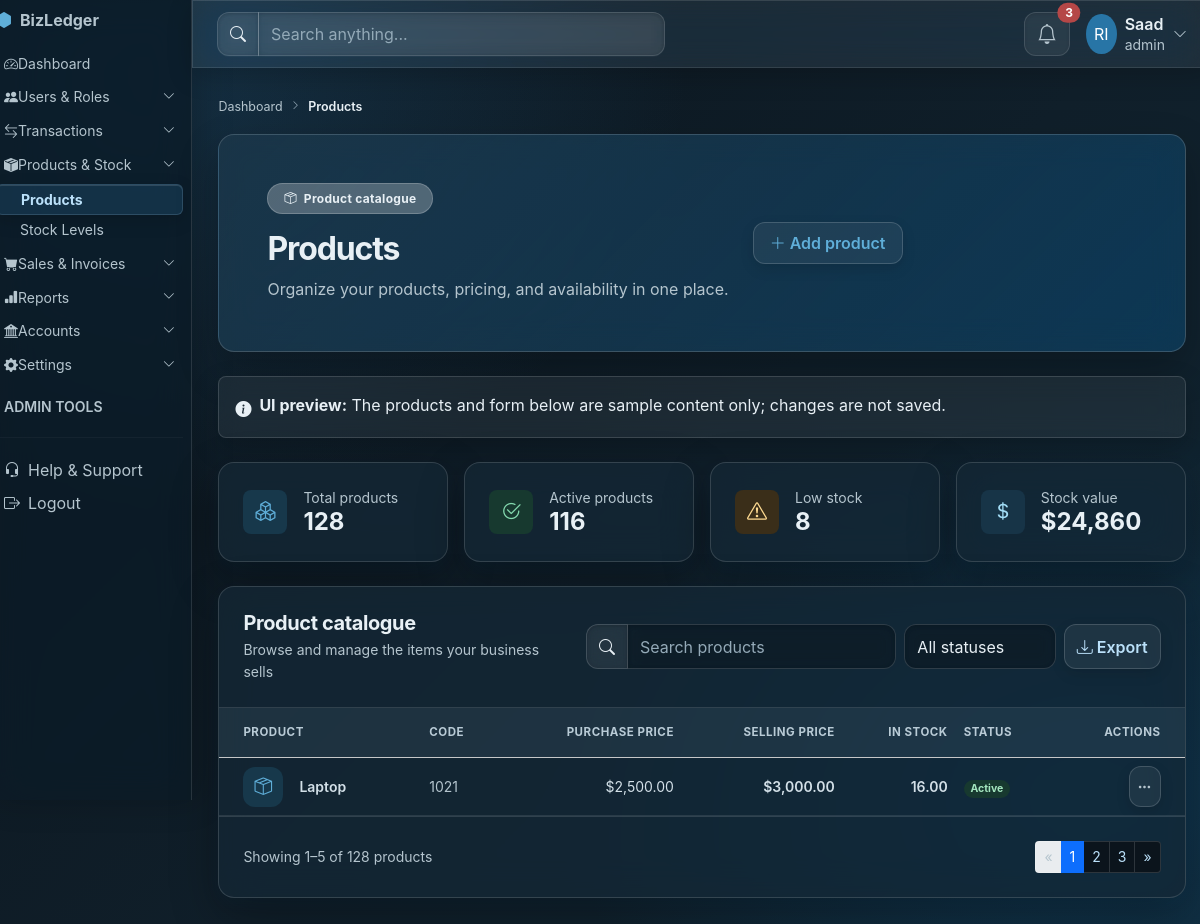
Page /admin/products.php (signed in) on the committed database.
### tables this page shows
CREATE TABLE `products` (
  `product_id` int UNSIGNED NOT NULL,
  `company_id` int UNSIGNED NOT NULL,
  `product_name` varchar(150) NOT NULL,
  `product_code` varchar(50) NOT NULL,
  `purchase_price` decimal(15,2) NOT NULL DEFAULT '0.00',
  `selling_price` decimal(15,2) NOT NULL DEFAULT '0.00',
  `current_stock` decimal(12,2) NOT NULL DEFAULT '0.00',
  `status` tinyint NOT NULL DEFAULT '1',
  `created_at` timestamp NOT NULL DEFAULT CURRENT_TIMESTAMP,
  `updated_at` timestamp NOT NULL DEFAULT CURRENT_TIMESTAMP ON UPDATE CURRENT_TIMESTAMP
);

### admin/products.php (the view, shortened to what this page needs)
<?php
include_once 'assets/db/bdconfig.php';
$company_id = (int) ($_SESSION['company_id'] ?? 1);
$products = $conn->query("SELECT * FROM products WHERE company_id = '$company_id'");
?>
<!DOCTYPE html>
<html lang="en">
<head>
    <link href="https://cdn.jsdelivr.net/npm/bootstrap@5.3.3/dist/css/bootstrap.min.css" rel="stylesheet">
    <link href="https://cdn.jsdelivr.net/npm/bootstrap-icons@1.11.3/font/bootstrap-icons.css" rel="stylesheet">
    <link href="assets/css/dashboard-shared.css" rel="stylesheet">
    <link href="assets/css/inventory.css" rel="stylesheet">
    <link href="assets/css/glassmorphism.css" rel="stylesheet">
</head>
<body class="bg-body-tertiary dashboard-page inventory-page">
    <div class="container-fluid px-0">
        <div class="row min-vh-100">
            <div class="col-lg-3 col-xl-2 p-0 bg-dark">
                <?php include 'include/adminsidebar.php'; ?>
            </div>
            <main class="col-12 col-lg-9 col-xl-10 p-0">
                <?php include 'include/adminheadbar.php'; ?>
                <div class="p-3 p-md-4 p-xl-5">
                    <nav class="inventory-breadcrumb mb-3" aria-label="Breadcrumb">
                        <a href="dashboard_admin.php" class="text-decoration-none">Dashboard</a>
                        <i class="bi bi-chevron-right mx-2" aria-hidden="true"></i>
                        <span aria-current="page">Products</span>
                    </nav>
                    <section class="inventory-hero rounded-4 shadow-sm text-white p-4 p-lg-5 mb-4">
                        <div class="d-flex flex-column flex-md-row justify-content-between align-items-md-center gap-4">
                            <div>
                                <span class="badge rounded-pill bg-white bg-opacity-25 text-white px-3 py-2 mb-3">
                                    <i class="bi bi-box-seam me-1" aria-hidden="true"></i> Product catalogue
                                </span>
                                <h1 class="h2 fw-bold mb-2">Products</h1>
                                <p class="mb-0 text-white-50">Organize your products, pricing, and availability in one place.</p>
                            </div>
                            <button class="btn btn-light text-primary fw-semibold px-3 py-2 text-nowrap" type="button" data-bs-toggle="modal" data-bs-target="#addProductModal">
                                <i class="bi bi-plus-lg me-1" aria-hidden="true"></i>Add product
                            </button>
                        </div>
                    </section>
                    <div class="alert inventory-preview-note rounded-3 d-flex align-items-start gap-2 mb-4" role="note">
                        <i class="bi bi-info-circle-fill mt-1" aria-hidden="true"></i>
                        <div><strong>UI preview:</strong> The products and form below are sample content only; changes are not saved.</div>
                    </div>
                    <section class="row g-3 mb-4" aria-label="Product summary">
                        <div class="col-12 col-sm-6 col-xl-3">
                            <article class="card inventory-stat rounded-4 h-100">
                                <div class="card-body d-flex align-items-center gap-3 p-4">
                                    <span class="inventory-stat-icon rounded-3 bg-primary-subtle text-primary"><i class="bi bi-boxes" aria-hidden="true"></i></span>
                                    <div>
                                        <div class="small text-secondary">Total products</div>
                                        <div class="h4 fw-bold mb-0">128</div>
                                    </div>
                                </div>
                            </article>
                        </div>
                        <div class="col-12 col-sm-6 col-xl-3">
                            <article class="card inventory-stat rounded-4 h-100">
                                <div class="card-body d-flex align-items-center gap-3 p-4">
                                    <span class="inventory-stat-icon rounded-3 bg-success-subtle text-success"><i class="bi bi-check2-circle" aria-hidden="true"></i></span>
                                    <div>
                                        <div class="small text-secondary">Active products</div>
                                        <div class="h4 fw-bold mb-0">116</div>
                                    </div>
                                </div>
                            </article>
                        </div>
                        <div class="col-12 col-sm-6 col-xl-3">
                            <article class="card inventory-stat rounded-4 h-100">
                                <div class="card-body d-flex align-items-center gap-3 p-4">
                                    <span class="inventory-stat-icon rounded-3 bg-warning-subtle text-warning-emphasis"><i class="bi bi-exclamation-triangle" aria-hidden="true"></i></span>
                                    <div>
                                        <div class="small text-secondary">Low stock</div>
                                        <div class="h4 fw-bold mb-0">8</div>
                                    </div>
                                </div>
                            </article>
                        </div>
                        <div class="col-12 col-sm-6 col-xl-3">
                            <article class="card inventory-stat rounded-4 h-100">
                                <div class="card-body d-flex align-items-center gap-3 p-4">
                                    <span class="inventory-stat-icon rounded-3 bg-info-subtle text-info-emphasis"><i class="bi bi-currency-dollar" aria-hidden="true"></i></span>
                                    <div>
                                        <div class="small text-secondary">Stock value</div>
                                        <div class="h4 fw-bold mb-0">$24,860</div>
                                    </div>
                                </div>
                            </article>
                        </div>
                    </section>
                    <section class="card inventory-panel rounded-4 overflow-hidden" id="product-catalog" aria-labelledby="product-list-title">
                        <div class="d-flex flex-column flex-xl-row justify-content-between align-items-xl-center gap-3 p-3 p-md-4 border-bottom">
                            <div>
                                <h2 class="h5 fw-bold mb-1" id="product-list-title">Product catalogue</h2>
                                <p class="small text-secondary mb-0">Browse and manage the items your business sells</p>
                            </div>
                            <div class="d-flex flex-column flex-sm-row gap-2 inventory-filters">
                                <label class="input-group">
                                    <span class="input-group-text bg-white"><i class="bi bi-search" aria-hidden="true"></i></span>
                                    <input class="form-control" type="search" placeholder="Search products" aria-label="Search products">
                                </label>
                                <select class="form-select" aria-label="Filter products by status">
                                    <option selected>All statuses</option>
                                </select>
                                <button class="btn btn-outline-secondary text-nowrap" type="button"><i class="bi bi-download me-1" aria-hidden="true"></i>Export</button>
                            </div>
                        </div>
                        <div class="table-responsive">
                            <table class="table table-hover align-middle inventory-table mb-0">
                                <thead class="table-light">
                                    <tr>
                                        <th scope="col" class="ps-4 py-3">Product</th>
                                        <th scope="col" class="py-3">Code</th>
                                        <th scope="col" class="py-3 text-end">Purchase price</th>
                                        <th scope="col" class="py-3 text-end">Selling price</th>
                                        <th scope="col" class="py-3 text-end">In stock</th>
                                        <th scope="col" class="py-3">Status</th>
                                        <th scope="col" class="pe-4 py-3 text-end">Actions</th>
                                    </tr>
                                </thead>
                                <tbody>
                                    <?php while ($row = $products->fetch_assoc()) { ?>
                                        <tr>
                                            <td class="ps-4">
                                                <div class="d-flex align-items-center gap-3"><span class="product-avatar bg-primary-subtle text-primary"><i class="bi bi-box-seam" aria-hidden="true"></i></span>
                                                    <div class="fw-semibold"><?= htmlspecialchars($row['product_name']) ?></div>
                                                </div>
                                            </td>
                                            <td class="text-secondary"><?= htmlspecialchars($row['product_code']) ?></td>
                                            <td class="text-end">$<?= number_format($row['purchase_price'], 2) ?></td>
                                            <td class="text-end fw-semibold">$<?= number_format($row['selling_price'], 2) ?></td>
                                            <td class="text-end fw-semibold"><?= $row['current_stock'] ?></td>
                                            <td>
                                                <?php if ($row['status'] == 1) { ?>
                                                    <span class="badge rounded-pill bg-success-subtle text-success-emphasis">Active</span>
                                                <?php } else { ?>
                                                    <span class="badge rounded-pill bg-secondary-subtle text-secondary-emphasis">Inactive</span>
                                                <?php } ?>
                                            </td>
                                            <td class="pe-4 text-end"><button class="btn btn-sm btn-light text-secondary" type="button" aria-label="More actions"><i class="bi bi-three-dots" aria-hidden="true"></i></button></td>
                                        </tr>
                                    <?php } ?>
                                </tbody>
                            </table>
                        </div>
                        <div class="d-flex flex-column flex-sm-row justify-content-between align-items-center gap-3 p-3 p-md-4 border-top">
                            <span class="small text-secondary">Showing 1–5 of 128 products</span>
                            <nav aria-label="Product pages">
                                <ul class="pagination pagination-sm mb-0">
                                    <li class="page-item disabled"><a class="page-link" href="#" aria-label="Previous page"><span aria-hidden="true">&laquo;</span></a></li>
                                    <li class="page-item active" aria-current="page"><a class="page-link" href="#">1</a></li>
                                    <li class="page-item"><a class="page-link" href="#">2</a></li>
                                    <li class="page-item"><a class="page-link" href="#">3</a></li>
                                    <li class="page-item"><a class="page-link" href="#" aria-label="Next page"><span aria-hidden="true">&raquo;</span></a></li>
                                </ul>
                            </nav>
                        </div>
                    </section>
                </div>
            </main>
        </div>
    </div>
</body>
</html>

### admin/assets/css/dashboard-shared.css (style rules this page uses)
:root { --dashboard-ink: #17233c; --dashboard-muted: #68758b; }
body.dashboard-page { color: var(--dashboard-ink); background: #f5f7fb; }

### admin/assets/css/inventory.css (style rules this page uses)
.inventory-page { --inventory-ink: #17233c; --inventory-muted: #68758b; --inventory-border: #e6ebf3; color: var(--inventory-ink); background: radial-gradient(ellipse at 92% 10%, rgba(49, 89, 201, .045), transparent 28rem), #f5f7fb; }
.inventory-page main > .p-3 { padding-top: 1.5rem !important; }
.inventory-breadcrumb { display: flex; align-items: center; min-height: 1.5rem; color: #8a95a8; font-size: .78rem; }
.inventory-breadcrumb a { color: #68758b; }
.inventory-breadcrumb i { font-size: .6rem; }
.inventory-breadcrumb [aria-current="page"] { color: #34425b; font-weight: 600; }
.inventory-hero { position: relative; overflow: hidden; min-height: 13rem; display: flex; align-items: center; border: 1px solid rgba(255, 255, 255, .16); background: radial-gradient(circle at 88% 18%, rgba(255, 255, 255, .18), transparent 25%), linear-gradient(120deg, #173b8f, #3159c9 62%, #4777df); box-shadow: 0 .75rem 2rem rgba(35, 67, 151, .16) !important; }
.inventory-hero h1 { letter-spacing: -.035em; }
.inventory-hero p { max-width: 34rem; line-height: 1.65; }
.inventory-hero .badge { border: 1px solid rgba(255, 255, 255, .2); letter-spacing: .025em; }
.inventory-hero .btn { border: 0; box-shadow: 0 .35rem 1rem rgba(15, 35, 83, .12); transition: transform .18s ease, box-shadow .18s ease; }
.inventory-preview-note { border: 1px solid #dce8ff; background: #eaf2ff; color: #244cb0; line-height: 1.5; }
.inventory-stat, .inventory-panel { border: 1px solid var(--inventory-border); box-shadow: 0 .25rem .75rem rgba(23, 35, 60, .035); }
.inventory-stat-icon { display: inline-flex; width: 2.75rem; height: 2.75rem; align-items: center; justify-content: center; flex: 0 0 auto; font-size: 1.25rem; }
.inventory-panel { border-radius: 1rem !important; }
.inventory-filters { width: 100%; }
.inventory-filters .input-group { flex: 1 1 15rem; min-width: 12rem; }
.inventory-filters .form-select { flex: 0 0 auto; width: auto; min-width: 9.5rem; }
.inventory-filters .form-control, .inventory-filters .form-select, .inventory-filters .input-group-text { border-color: #dfe5ef; }
.inventory-table thead th { color: #68758b; font-size: .72rem; font-weight: 700; letter-spacing: .045em; text-transform: uppercase; white-space: nowrap; }
.inventory-table td { color: #34425b; font-size: .875rem; }
.product-avatar { display: inline-flex; width: 2.5rem; height: 2.5rem; align-items: center; justify-content: center; flex: 0 0 auto; border-radius: .75rem; font-size: 1.1rem; }
@media (min-width: 1200px) { .inventory-filters { width: auto; } }

### rows in the picture
products: product_name "Laptop", product_code "1021", purchase_price "2,500.00", selling_price "3,000.00", current_stock "16.00", status "Active"

### other values in the picture
$_SESSION['name'] "Saad"
$_SESSION['role'] "admin"
